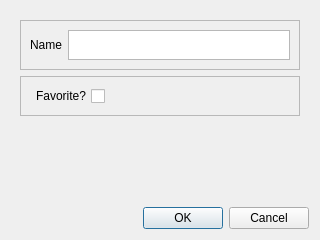
<?xml version="1.0" encoding="UTF-8"?>
<ui version="4.0">
 <class>ExerciseInfoDialog</class>
 <widget class="QDialog" name="ExerciseInfoDialog">
  <property name="windowModality">
   <enum>Qt::WindowModal</enum>
  </property>
  <property name="geometry">
   <rect>
    <x>0</x>
    <y>0</y>
    <width>320</width>
    <height>240</height>
   </rect>
  </property>
  <property name="windowTitle">
   <string>Exercise Information</string>
  </property>
  <layout class="QVBoxLayout" name="verticalLayout">
   <item>
    <widget class="QFrame" name="frame">
     <property name="frameShape">
      <enum>QFrame::NoFrame</enum>
     </property>
     <property name="frameShadow">
      <enum>QFrame::Plain</enum>
     </property>
     <property name="lineWidth">
      <number>0</number>
     </property>
     <layout class="QVBoxLayout" name="verticalLayout_2">
      <item>
       <widget class="QFrame" name="frame_2">
        <property name="sizePolicy">
         <sizepolicy hsizetype="Preferred" vsizetype="Minimum">
          <horstretch>0</horstretch>
          <verstretch>0</verstretch>
         </sizepolicy>
        </property>
        <property name="maximumSize">
         <size>
          <width>16777215</width>
          <height>50</height>
         </size>
        </property>
        <property name="frameShape">
         <enum>QFrame::StyledPanel</enum>
        </property>
        <property name="frameShadow">
         <enum>QFrame::Raised</enum>
        </property>
        <layout class="QHBoxLayout" name="horizontalLayout">
         <item>
          <widget class="QLabel" name="exercise_name">
           <property name="minimumSize">
            <size>
             <width>0</width>
             <height>10</height>
            </size>
           </property>
           <property name="maximumSize">
            <size>
             <width>16777215</width>
             <height>15</height>
            </size>
           </property>
           <property name="text">
            <string>Name</string>
           </property>
          </widget>
         </item>
         <item>
          <widget class="QPlainTextEdit" name="exercise_edit">
           <property name="sizePolicy">
            <sizepolicy hsizetype="Expanding" vsizetype="MinimumExpanding">
             <horstretch>0</horstretch>
             <verstretch>0</verstretch>
            </sizepolicy>
           </property>
           <property name="minimumSize">
            <size>
             <width>0</width>
             <height>0</height>
            </size>
           </property>
           <property name="maximumSize">
            <size>
             <width>16777215</width>
             <height>30</height>
            </size>
           </property>
          </widget>
         </item>
        </layout>
       </widget>
      </item>
      <item>
       <widget class="QFrame" name="frame_3">
        <property name="sizePolicy">
         <sizepolicy hsizetype="Minimum" vsizetype="Minimum">
          <horstretch>0</horstretch>
          <verstretch>0</verstretch>
         </sizepolicy>
        </property>
        <property name="minimumSize">
         <size>
          <width>0</width>
          <height>10</height>
         </size>
        </property>
        <property name="maximumSize">
         <size>
          <width>16777215</width>
          <height>50</height>
         </size>
        </property>
        <property name="frameShape">
         <enum>QFrame::StyledPanel</enum>
        </property>
        <property name="frameShadow">
         <enum>QFrame::Raised</enum>
        </property>
        <layout class="QHBoxLayout" name="horizontalLayout_2">
         <item alignment="Qt::AlignRight">
          <widget class="QCheckBox" name="fav_check">
           <property name="layoutDirection">
            <enum>Qt::RightToLeft</enum>
           </property>
           <property name="text">
            <string>Favorite?</string>
           </property>
          </widget>
         </item>
        </layout>
       </widget>
      </item>
      <item>
       <spacer name="verticalSpacer">
        <property name="orientation">
         <enum>Qt::Vertical</enum>
        </property>
        <property name="sizeHint" stdset="0">
         <size>
          <width>20</width>
          <height>40</height>
         </size>
        </property>
       </spacer>
      </item>
     </layout>
    </widget>
   </item>
   <item>
    <widget class="QDialogButtonBox" name="buttonBox">
     <property name="orientation">
      <enum>Qt::Horizontal</enum>
     </property>
     <property name="standardButtons">
      <set>QDialogButtonBox::Cancel|QDialogButtonBox::Ok</set>
     </property>
    </widget>
   </item>
  </layout>
 </widget>
 <resources/>
 <connections>
  <connection>
   <sender>buttonBox</sender>
   <signal>accepted()</signal>
   <receiver>ExerciseInfoDialog</receiver>
   <slot>accept()</slot>
   <hints>
    <hint type="sourcelabel">
     <x>248</x>
     <y>254</y>
    </hint>
    <hint type="destinationlabel">
     <x>157</x>
     <y>274</y>
    </hint>
   </hints>
  </connection>
  <connection>
   <sender>buttonBox</sender>
   <signal>rejected()</signal>
   <receiver>ExerciseInfoDialog</receiver>
   <slot>reject()</slot>
   <hints>
    <hint type="sourcelabel">
     <x>316</x>
     <y>260</y>
    </hint>
    <hint type="destinationlabel">
     <x>286</x>
     <y>274</y>
    </hint>
   </hints>
  </connection>
 </connections>
</ui>
